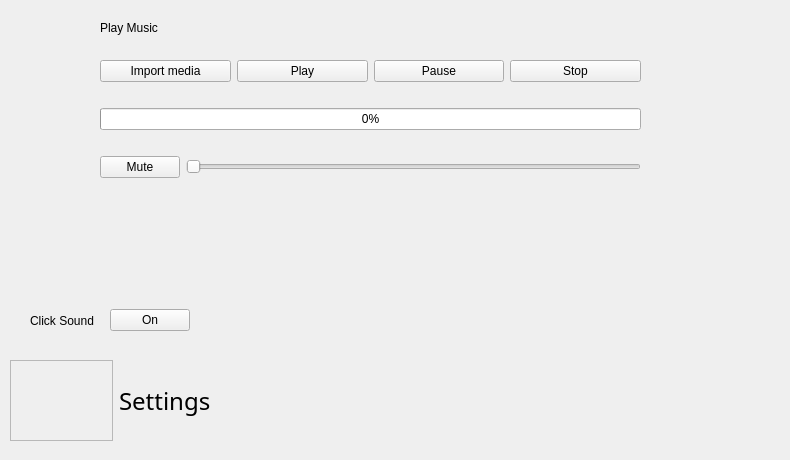
   <widget class="QWidget" name="tab_4">
    <attribute name="title">
     <string>Settings</string>
    </attribute>
    <widget class="QWidget" name="layoutWidget">
     <property name="geometry">
      <rect>
       <x>100</x>
       <y>40</y>
       <width>541</width>
       <height>161</height>
      </rect>
     </property>
     <layout class="QVBoxLayout" name="verticalLayout">
      <item>
       <layout class="QHBoxLayout" name="horizontalLayout_2">
        <item>
         <widget class="QPushButton" name="avrir">
          <property name="text">
           <string>Import media</string>
          </property>
         </widget>
        </item>
        <item>
         <widget class="QPushButton" name="Play">
          <property name="text">
           <string>Play</string>
          </property>
         </widget>
        </item>
        <item>
         <widget class="QPushButton" name="pause">
          <property name="text">
           <string>Pause</string>
          </property>
         </widget>
        </item>
        <item>
         <widget class="QPushButton" name="stop">
          <property name="text">
           <string>Stop</string>
          </property>
         </widget>
        </item>
       </layout>
      </item>
      <item>
       <widget class="QProgressBar" name="avance">
        <property name="value">
         <number>0</number>
        </property>
       </widget>
      </item>
      <item>
       <layout class="QHBoxLayout" name="horizontalLayout">
        <item>
         <widget class="QPushButton" name="mute">
          <property name="text">
           <string>Mute</string>
          </property>
         </widget>
        </item>
        <item>
         <widget class="QSlider" name="volumen">
          <property name="orientation">
           <enum>Qt::Horizontal</enum>
          </property>
         </widget>
        </item>
       </layout>
      </item>
     </layout>
    </widget>
    <widget class="QWidget" name="horizontalLayoutWidget_12">
     <property name="geometry">
      <rect>
       <x>30</x>
       <y>300</y>
       <width>160</width>
       <height>41</height>
      </rect>
     </property>
     <layout class="QHBoxLayout" name="horizontalLayout_14">
      <item>
       <widget class="QLabel" name="label_19">
        <property name="text">
         <string>Click Sound</string>
        </property>
       </widget>
      </item>
      <item>
       <widget class="QPushButton" name="ClickSoundOnOff">
        <property name="text">
         <string>On</string>
        </property>
       </widget>
      </item>
     </layout>
    </widget>
    <widget class="QLabel" name="label_20">
     <property name="geometry">
      <rect>
       <x>100</x>
       <y>20</y>
       <width>71</width>
       <height>16</height>
      </rect>
     </property>
     <property name="text">
      <string>Play Music</string>
     </property>
    </widget>
    <widget class="QWidget" name="horizontalLayoutWidget_15">
     <property name="geometry">
      <rect>
       <x>10</x>
       <y>360</y>
       <width>211</width>
       <height>81</height>
      </rect>
     </property>
     <layout class="QHBoxLayout" name="horizontalLayout_17">
      <item>
       <widget class="QFrame" name="frame_4">
        <property name="whatsThis">
         <string>&lt;html&gt;&lt;head/&gt;&lt;body&gt;&lt;p&gt;&lt;img src=&quot;:/Asset 9.png&quot;/&gt;&lt;/p&gt;&lt;/body&gt;&lt;/html&gt;</string>
        </property>
        <property name="styleSheet">
         <string notr="true">image: url(:/Asset 9.png);</string>
        </property>
        <property name="frameShape">
         <enum>QFrame::StyledPanel</enum>
        </property>
        <property name="frameShadow">
         <enum>QFrame::Raised</enum>
        </property>
       </widget>
      </item>
      <item>
       <widget class="QLabel" name="label_22">
        <property name="font">
         <font>
          <family>Franklin Gothic Book</family>
          <pointsize>18</pointsize>
         </font>
        </property>
        <property name="text">
         <string>Settings</string>
        </property>
       </widget>
      </item>
     </layout>
    </widget>
    <widget class="QWidget" name="widget_3" native="true">
     <property name="geometry">
      <rect>
       <x>640</x>
       <y>310</y>
       <width>141</width>
       <height>141</height>
      </rect>
     </property>
     <property name="styleSheet">
      <string notr="true">image: url(:/picMasc.png);</string>
     </property>
    </widget>
   </widget>
